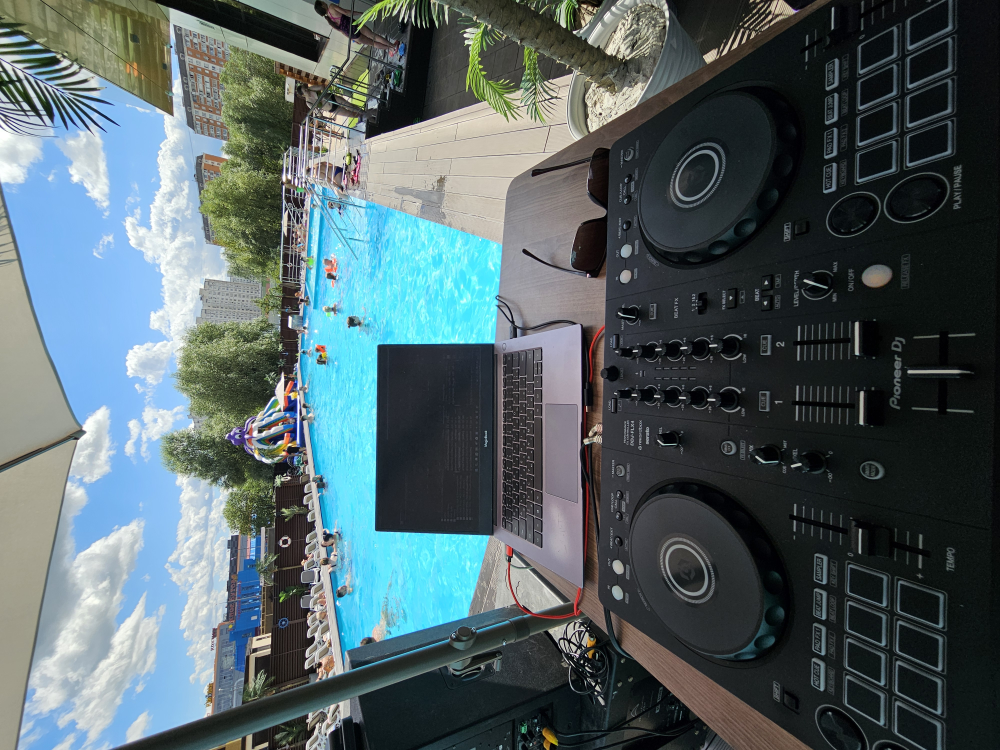
#> input picture media/originals/photos/20240706_133504.jpg, 4000 x 3000 px (shown at 1/4 size); its folder holds only this picture in this run
$ python prepare-media.py
#> lines starting #> are read from the running program, lines starting #| are printed output that depends on the picture
from PIL import Image,ImageOps,ImageDraw
from pathlib import Path
import json,math
root=Path(r'D:\Codex\Вайбкод\personal-portfolio')
files=list((root/'media/originals/photos').glob('*'))
out=root/'media/contact-sheet.jpg'
canvas=Image.new('RGB',(1200,math.ceil(len(files)/4)*270),(25,25,25)); d=ImageDraw.Draw(canvas)
#> after `canvas = Image.new('RGB', (1200, math.ceil(len(files) / 4) * 270), (25`: canvas: PIL image 1200x270 RGB; every value is 25
records=[]
for i,p in enumerate(files):
 try:
  im=ImageOps.exif_transpose(Image.open(p)).convert('RGB'); records.append({'file':p.name,'width':im.width,'height':im.height,'bytes':p.stat().st_size})
#> after `im = ImageOps.exif_transpose(Image.open(p)).convert('RGB')`:
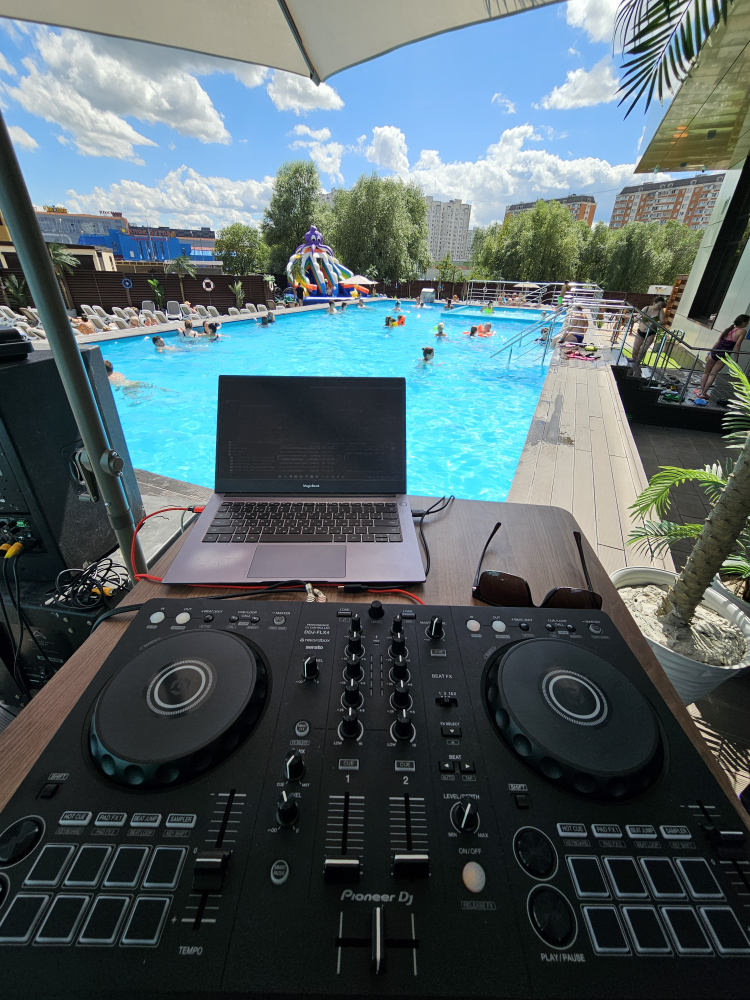
#> im: PIL image 3000x4000 RGB (shown at 1/4 size); mean R, G, B 83.4, 98.7, 102
  im.thumbnail((288,235)); x=(i%4)*300+(300-im.width)//2; y=(i//4)*270
#> after `im.thumbnail((288, 235))`:
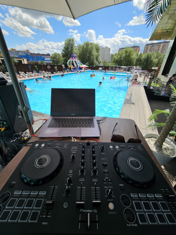
#> im: PIL image 176x235 RGB; mean R, G, B 83.4, 98.7, 102
#> after `x = i % 4 * 300 + (300 - im.width) // 2`: x = 62
  canvas.paste(im,(x,y)); d.text(((i%4)*300+6,y+238),str(i)+' '+p.name[:36],fill='white')
#> after `canvas.paste(im, (x, y))`:
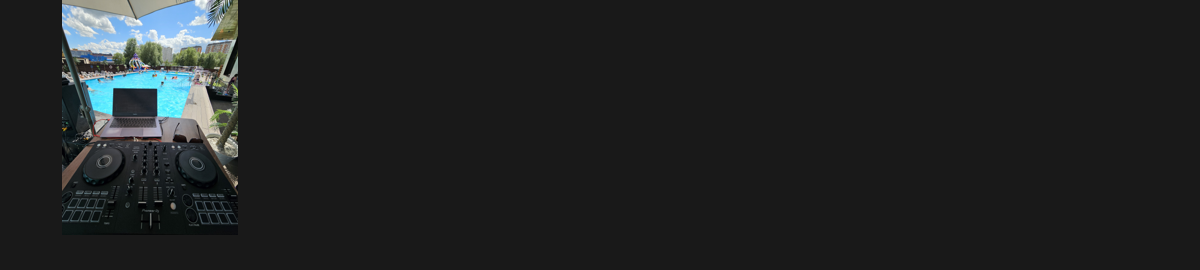
#> canvas: PIL image 1200x270 RGB; mean R, G, B 32.5, 34.4, 34.8
 except Exception as e: print(p.name,str(e))
canvas.save(out,quality=88)
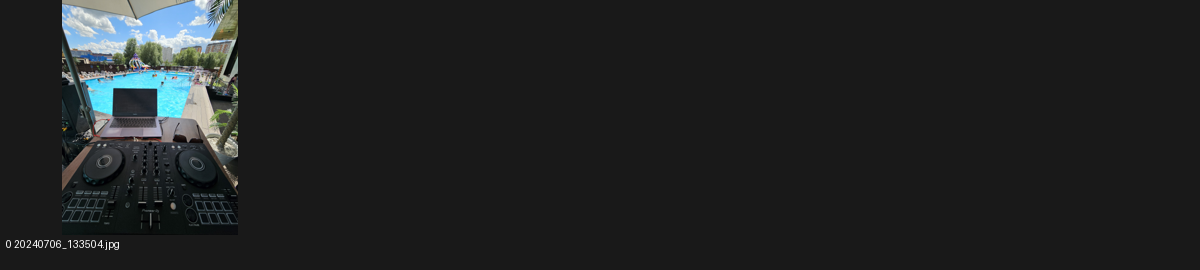
#> saved as contact-sheet.jpg: PIL image 1200x270 RGB; mean R, G, B 32.6, 34.6, 35
(root/'media/photo-inventory.json').write_text(json.dumps(records,ensure_ascii=False,indent=2),encoding='utf8')
print(out)

$ run again, on media/originals/photos/20260711_153921(1).jpg
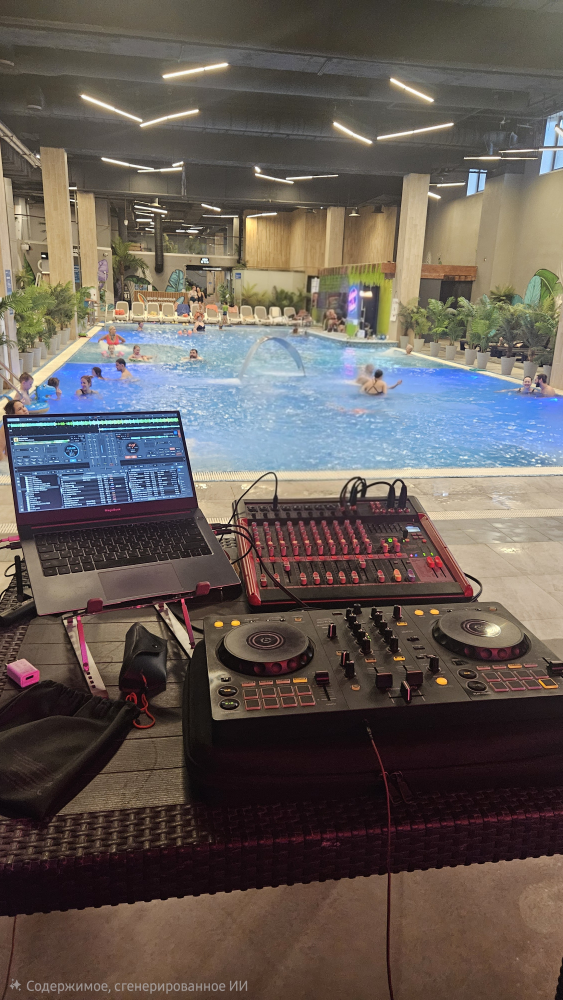
#> input picture media/originals/photos/20260711_153921(1).jpg, 2252 x 4000 px (shown at 1/4 size)
#> im is the input picture: PIL image 2252x4000 RGB; mean R, G, B 100.4, 91.8, 86.7
#> `im.thumbnail((288, 235))`:
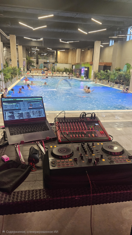
#> im: PIL image 132x235 RGB; mean R, G, B 100.4, 91.8, 86.7
#> `canvas.save(out,quality=88)`:
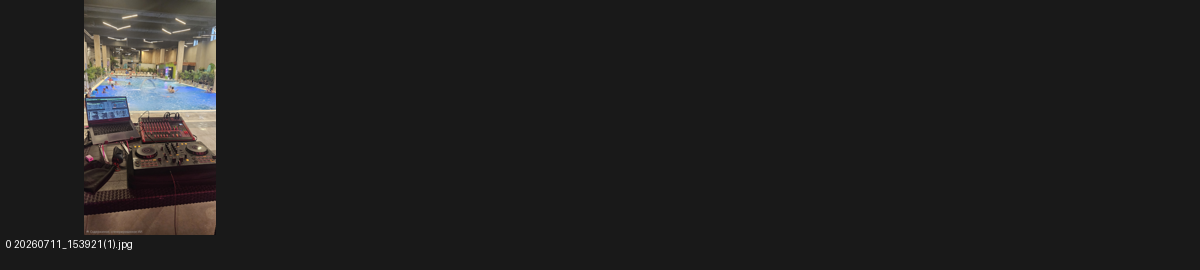
#> saved as contact-sheet.jpg: PIL image 1200x270 RGB; mean R, G, B 32.4, 31.6, 31.1

$ run again, on media/originals/photos/IMG_20231104_170205_990.jpg
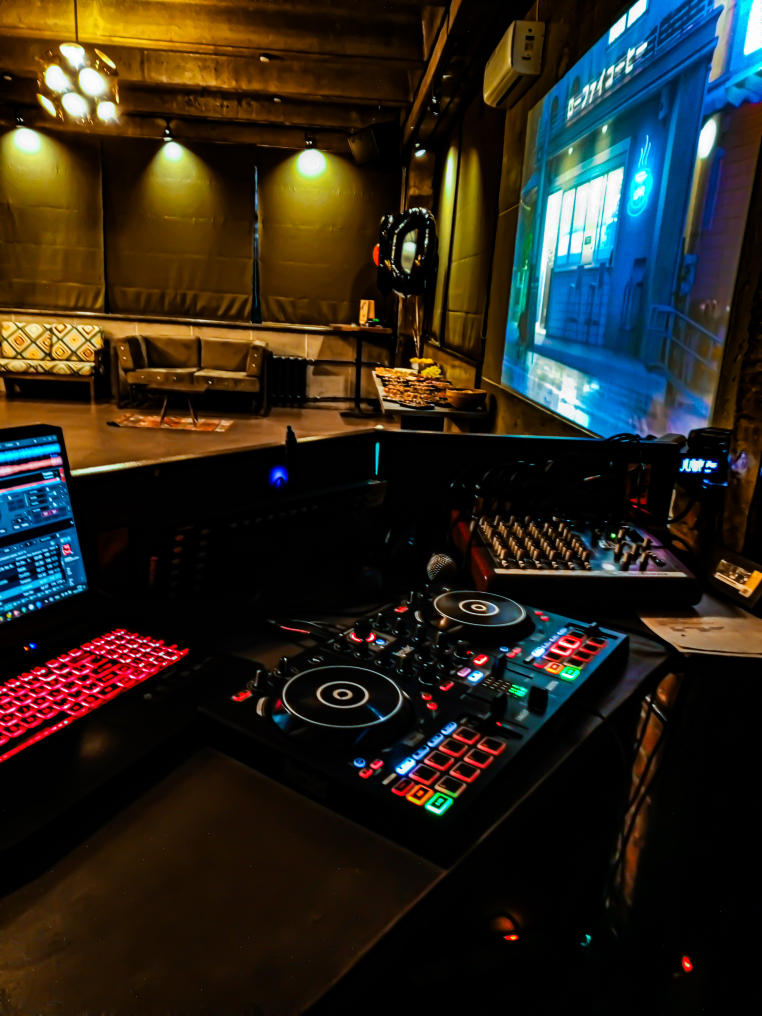
#> input picture media/originals/photos/IMG_20231104_170205_990.jpg, 3048 x 4064 px (shown at 1/4 size)
#> im is the input picture: PIL image 3048x4064 RGB; mean R, G, B 42.6, 37.9, 28.2
#> `im.thumbnail((288, 235))`:
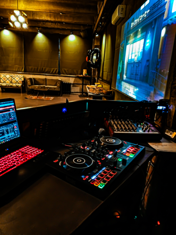
#> im: PIL image 176x235 RGB; mean R, G, B 42.7, 38, 28.2
#> `canvas.save(out,quality=88)`:
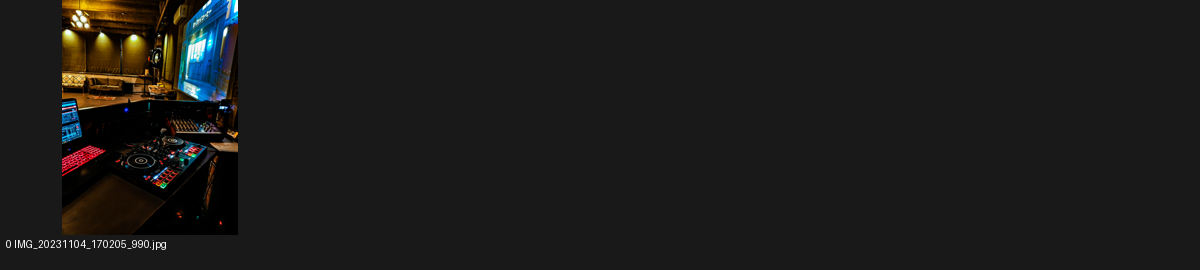
#> saved as contact-sheet.jpg: PIL image 1200x270 RGB; mean R, G, B 27.5, 26.9, 25.7

$ run again, on media/originals/photos/IMG_20240317_202639_956.jpg
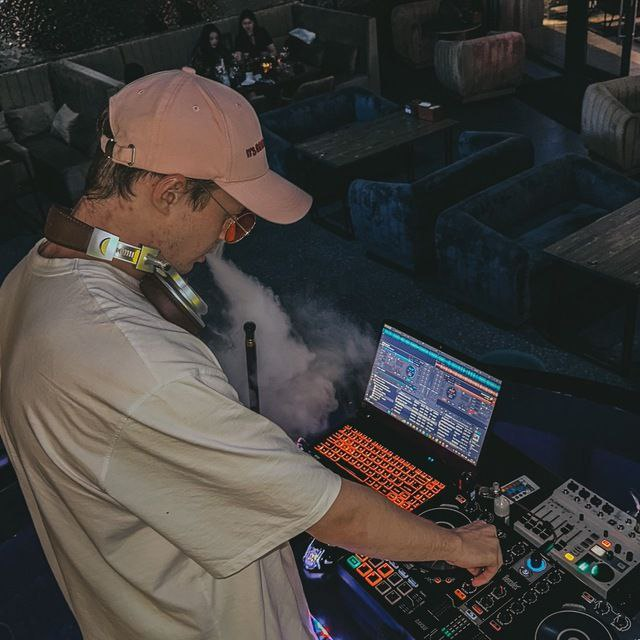
#> input picture media/originals/photos/IMG_20240317_202639_956.jpg, 640 x 640 px
#> im is the input picture: PIL image 640x640 RGB; mean R, G, B 65.8, 62.8, 60.1
#> `im.thumbnail((288, 235))`:
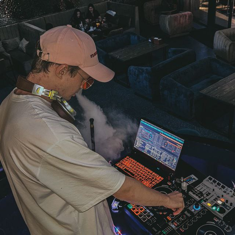
#> im: PIL image 235x235 RGB; mean R, G, B 65.8, 62.8, 60.1
#> `canvas.save(out,quality=88)`:
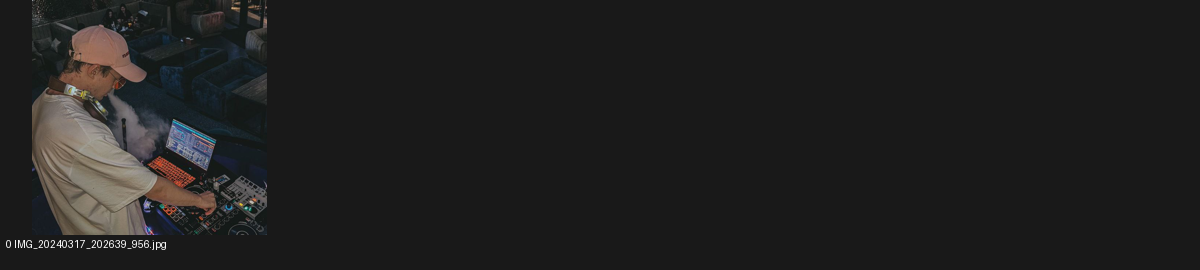
#> saved as contact-sheet.jpg: PIL image 1200x270 RGB; mean R, G, B 32.2, 31.7, 31.2

$ run again, on media/originals/photos/20241220_184006.jpg
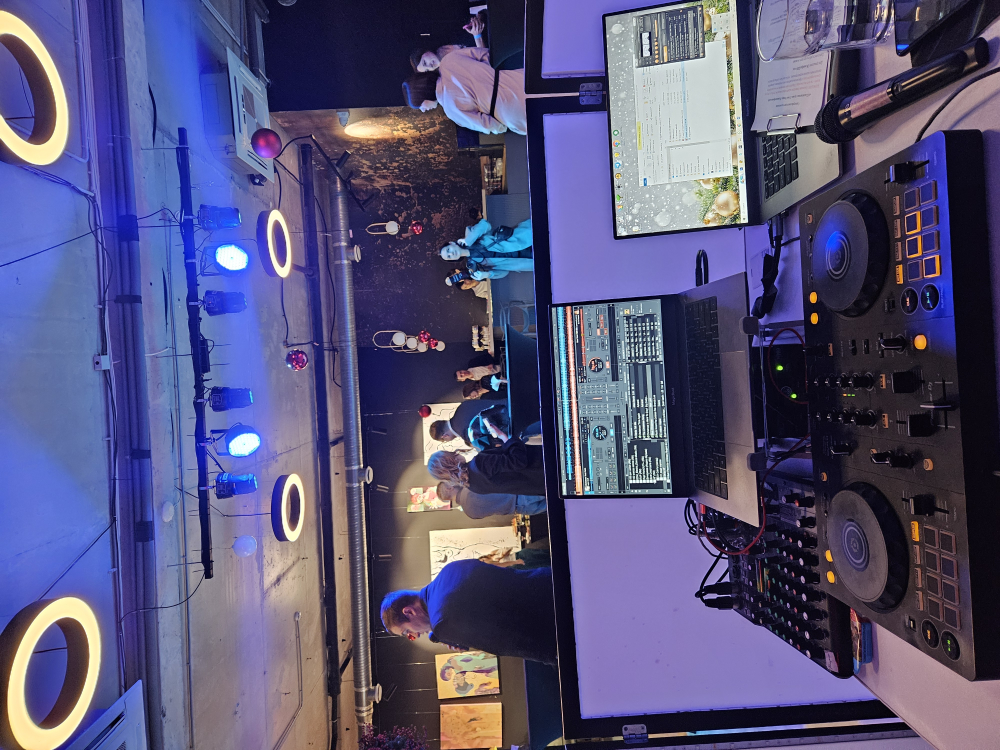
#> input picture media/originals/photos/20241220_184006.jpg, 4000 x 3000 px (shown at 1/4 size)
#> `canvas.save(out,quality=88)`:
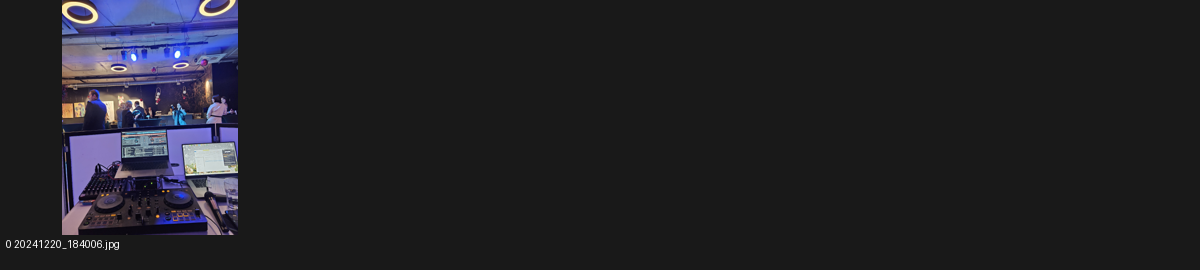
#> saved as contact-sheet.jpg: PIL image 1200x270 RGB; mean R, G, B 33, 32.6, 37.4
